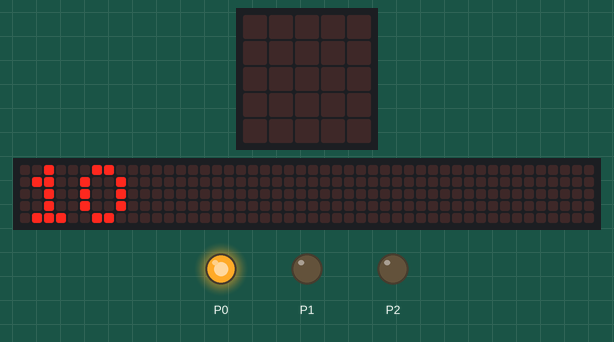
A program run on a simulated BBC micro:bit running MicroPython. Shown: the board's 5×5 LED display, a strip that is not on the board, showing the scrolling text unrolled, output pins drawn as LEDs (lit = HIGH). The 48×5 strip is a reading aid, not a part: it shows the text the display is scrolling, unrolled, one strip-width of it at a time.

Above: at 0.07 s.
At 2.2 s:
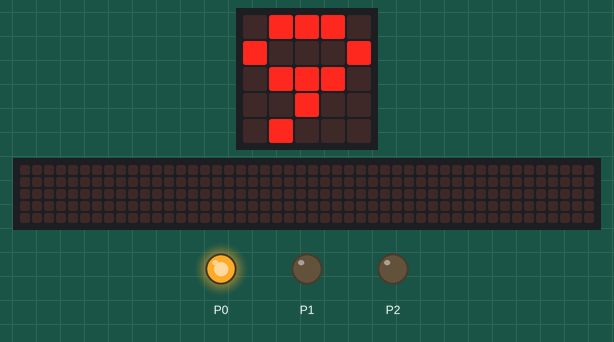
At 11.2 s:
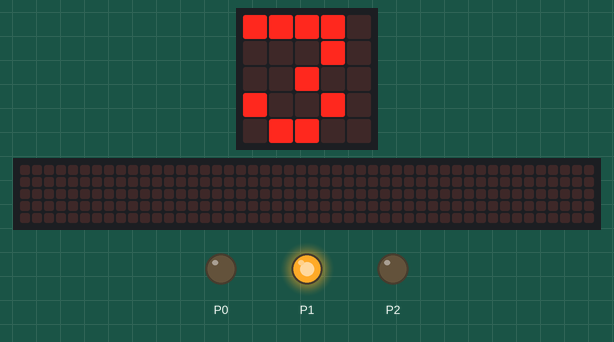
At 21.3 s:
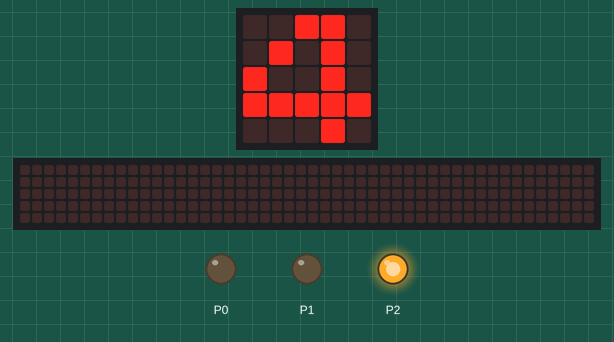
At 30.4 s:
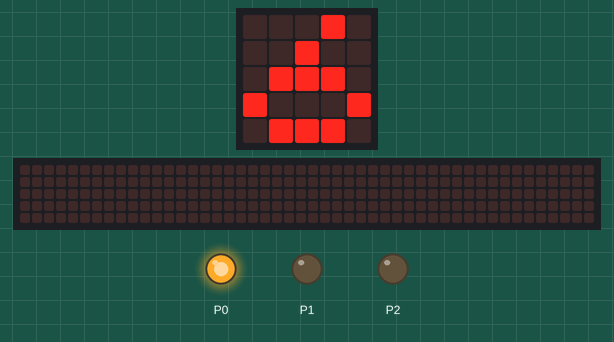
At 39.83 s:
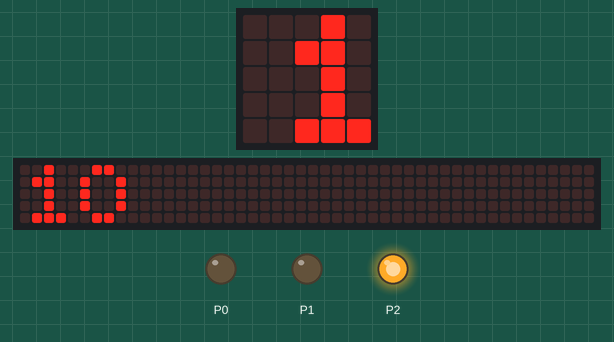
Timing chart, 0 to 40.0 s (numbered marks = the images above):
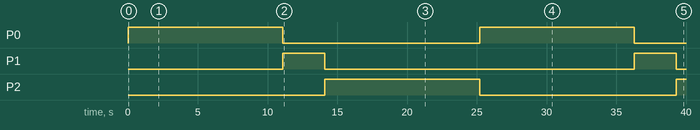

The program:

______v1.py
```python
# author:五丝菜卷
# 2019/1/31
# 简易交通灯

from microbit import *


while True:
    # 绿灯亮10秒
    time0 = 10
    pin0.write_digital(1)
    while time0 > 0:
        if time0 == 10:
            display.scroll(str(time0))
        else:
            display.show(str(time0))
            sleep(1000)
        time0 = time0 - 1
    pin0.write_digital(0)

    # 黄灯亮3秒
    time1 = 3
    pin1.write_digital(1)
    while time1 > 0:
        display.show(str(time1))
        sleep(1000)
        time1 = time1 - 1
    pin1.write_digital(0)

    # 红灯亮10秒
    time0 = 10
    pin2.write_digital(1)
    while time0 > 0:
        if time0 == 10:
            display.scroll(str(time0))
        else:
            display.show(str(time0))
            sleep(1000)
        time0 = time0 - 1
    pin2.write_digital(0)
```

Measured:
- by itself, P0: alternates HIGH for 11.1 s and LOW for 14.1 s
- by itself, P1: alternates HIGH for 3.0 s and LOW for 22.2 s
- by itself, P2: LOW → HIGH at 14.1 s, → LOW 11.1 s later, → HIGH 14.1 s later
- what the display in image 1 shows lasts 1.0 s, from 2.1 s to 3.1 s
